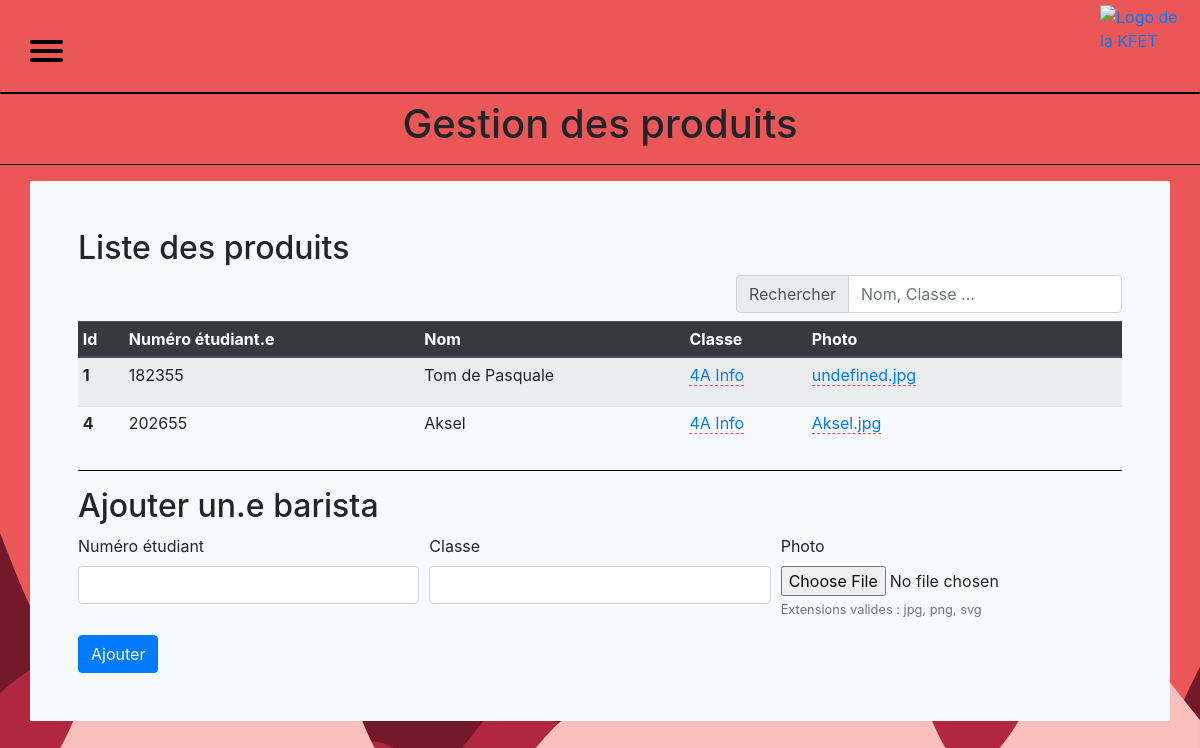
The page /administrate_baristas.php on the database as committed earlier.
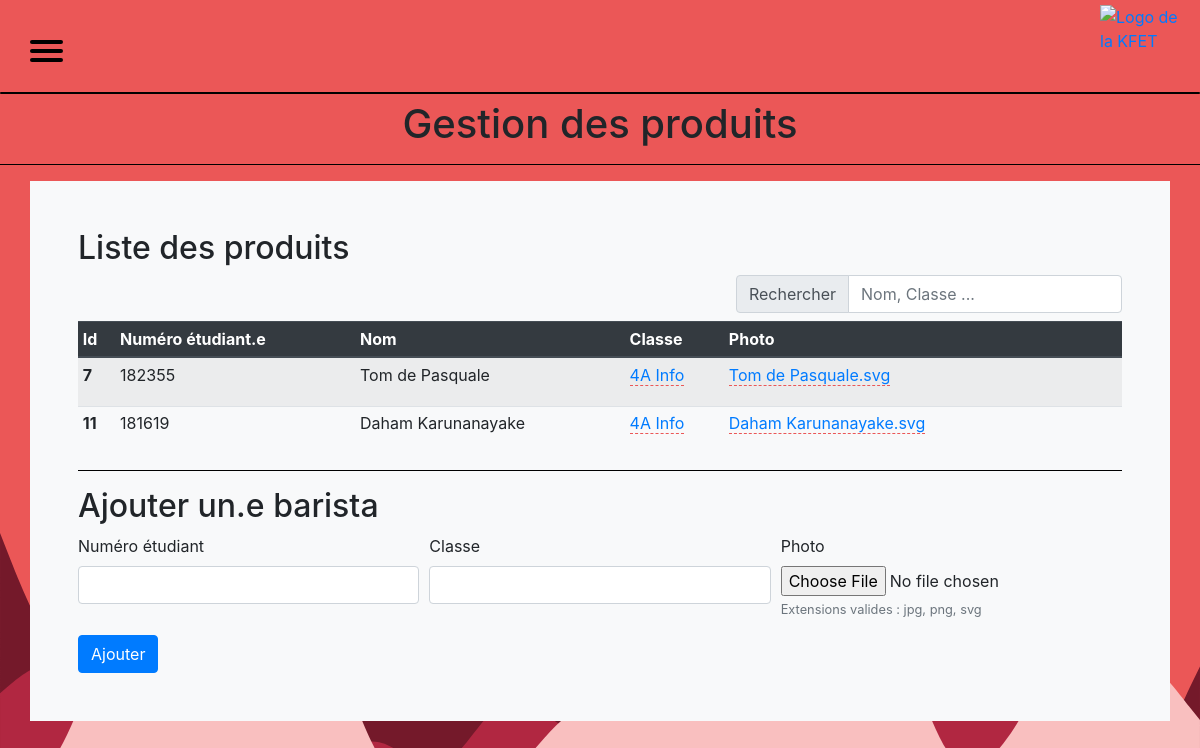
The same page on the database as committed later.
### tables this page shows
CREATE TABLE IF NOT EXISTS `baristas` (
  `id` int(11) NOT NULL AUTO_INCREMENT,
  `user_id` int(11) NOT NULL,
  `class` char(255) NOT NULL DEFAULT '',
  `photo` char(255) NOT NULL DEFAULT 'undefined.jpg',
  PRIMARY KEY (`id`)
);

CREATE TABLE IF NOT EXISTS `users` (
  `id` int(11) NOT NULL AUTO_INCREMENT,
  `student_number` mediumint(9) NOT NULL,
  `password` varchar(255) NOT NULL DEFAULT '',
  `username` varchar(255) NOT NULL,
  `bdlc_member` tinyint(1) NOT NULL DEFAULT '0' COMMENT 'Boolean',
  `auth_level` tinyint(4) NOT NULL DEFAULT '0' COMMENT '[0 = basic user | 1 = barista | 2 = admin]',
  `credit` decimal(10,2) NOT NULL DEFAULT '0.00',
  `activated` tinyint(1) NOT NULL DEFAULT '0' COMMENT 'Boolean',
  PRIMARY KEY (`id`)
);

### administrate_baristas.php (the view, shortened to what this page needs)
<!DOCTYPE html>
<html>
<head>
    <?php include('templates/head.php') ?>
    <?php include('templates/administrate_includes.php') ?>
    <link rel="stylesheet" type="text/css" href="css/administrate.css"/>
</head>
<body>
    <?php include('templates/nav.php') ?>
    <main>
        <h1 class="text-center">Gestion des produits</h1>
        <hr>
        <div class="container bg-light p-5">
            <div>
                <h2>Liste des produits</h2>
                <form class="float-right mb-2">
                    <div class="input-group">
                        <div class="input-group-prepend">
                            <label class="input-group-text" for="i-search">Rechercher</label>
                        </div>
                        <input id="i-search" class="form-control filter" data-tablefilter="#table" type="search" placeholder="Nom, Classe ...">
                    </div>
                </form>
                <table id="table" class="table table-hover table-sm sortable-table table-striped bg-light administrate-table">
                    <thead class="thead-dark">
                        <tr>
                            <th scope="col">Id</th>
                            <th scope="col">Numéro étudiant.e</th>
                            <th scope="col" class="sortable">Nom</th>
                            <th scope="col" class="sortable">Classe</th>
                            <th scope="col">Photo</th>
                            <th></th>
                        </tr>
                    </thead>
                    <tbody>
<?php
    $mysqli = connectToDatabase();
    $req = 'SELECT b.id, b.class, b.photo, u.username, u.student_number FROM baristas b INNER JOIN users u ON b.user_id = u.id';
    if($result = $mysqli->query($req)) {
        while($barista = $result->fetch_assoc()) {
?>
                        <tr>
                            <th scope="row"><?php echo htmlspecialchars($barista['id']); ?></th>
                            <td><?php echo htmlspecialchars($barista['student_number']); ?></td>
                            <td><?php echo htmlspecialchars($barista['username']); ?></td>
                            <td>
                                <a href="#" class="barista-class" data-pk="<?php echo htmlspecialchars($barista['id']); ?>">
                                    <?php echo htmlspecialchars($barista['class']); ?>
                                </a>
                            </td>
                            <td>
                                <a href="#" class="barista-photo" data-pk="<?php echo htmlspecialchars($barista['id']); ?>">
                                    <?php echo htmlspecialchars($barista['photo']); ?>
                                </a>
                            </td>
                            <td>
                            </td>
                        </tr>
<?php
        }
    }
?>
                    </tbody>
                </table>
            </div>
            <hr>
            <div class="bg-light">
                <h2>Ajouter un.e barista</h2>
                <form id="add-barista-form" autocomplete="off" enctype="multipart/form-data" method="post" action="lib/admin/barista_add.php">
                    <div class="form-row">
                        <div class="form-group col">
                            <label for="i-barista-sutdent-number">Numéro étudiant</label>
                            <input class="form-control" type="number" id="i-barista-sutdent-number" list="student_numbers" name="student_number" required>
                        </div>
                        <div class="form-group col">
                            <label for="i-barista-class">Classe</label>
                            <input class="form-control" type="text" id="i-barista-class" name="class" required>
                        </div>
                        <div class="form-group col">
                            <label class="" for="i-product-image">Photo</label>
                            <input class="form-control-file" type="file" id="i-barista-photo" name="photo" required>
                            <small class="form-text text-muted">Extensions valides : jpg, png, svg</small>
                        </div>
                    </div>
                    <button id="add-product-submit" type="submit" class="btn btn-primary" name="submit">Ajouter</button>
                </form>
            </div>
        </div>
    </main>
</body>
</html>

### templates/head.php (shortened to what this page needs)
<link rel="stylesheet" href="https://use.fontawesome.com/releases/v5.15.4/css/all.css">
	<link rel="stylesheet" href="plugins/Bootstrap-4.5.2/css/bootstrap.min.css">
<link rel="stylesheet" type="text/css" href="css/global.css" />

### templates/administrate_includes.php (shortened to what this page needs)
<link href="plugins/X-editable-1.5.3/css/bootstrap-editable.css" rel="stylesheet"/>
<link rel="stylesheet" type="text/css" href="plugins/X-editable-file-1.0/css/x-editable-file.css">
<link href="plugins/Iconic/font/css/open-iconic-bootstrap.min.css" rel="stylesheet">

### templates/nav.php (shortened to what this page needs)
<nav role="navigation" id="nav">
  <div id="menuToggle">
    <span></span>
    <span></span>
    <span></span>
  </div>
  <a href="index.php">
    <img class="logo" src="res/icon.svg" alt="Logo de la KFET">
  </a>
  <span id="navspan"></span>
</nav>

### css/global.css (style rules this page uses)
:root { --nav-menu-height: 100px; }
nav { position : fixed; top: 0; height: var(--nav-menu-height); width: 100%; z-index: 20; background: var(--color-primary); }
nav .logo { position: absolute; top: 5px; right: 20px; height: 80px; width: 80px; z-index: 2; }
#menuToggle { display: block; position: relative; top: 40px; margin-left: 30px; -webkit-user-select: none; user-select: none; }
#menuToggle span { display: block; width: 33px; height: 4px; margin-bottom: 5px; position: relative; background: var(--color-menu-span-burger); border-radius: 3px; z-index: 1; transform-origin: 4px 0px; transition: transform 0.5s cubic-bezier(0.77,0.2,0.05,1.0), background 0.5s cubic-bezier(0.77,0.2,0.05,1.0), opacity 0.3s ease; }
#menuToggle span:nth-last-child(2) { transform-origin: 0% 100%; }
#navspan { height: 2px; background: black; width: 100%; margin-top: 65px; display: block; position: absolute; border-radius: 3px; z-index: 2; }
body { background: var(--color-primary); background-image: url("../res/wave (1).svg"),url("../res/wave.svg"),url("../res/wave (2).svg"); background-repeat: no-repeat; background-attachment: fixed; background-size: 100% auto; background-position: bottom; animation-name: moving-bg; animation-iteration-count: infinite; animation-duration: 5s; animation-direction: alternate; animation-timing-function: ease-in-out; }
hr { width: 100%; background-color: black; }
.float-right { float: right; }
.form-row { display: flex; flex-wrap: nowrap; flex-direction: row; justify-content: space-evenly; }

### css/administrate.css (style rules this page uses)
main { margin-top: var(--nav-menu-height); }
.sortable { cursor: pointer; user-select: none; }
.table .thead-dark { z-index: 0; }

### css/theme.css (style rules this page uses)
* { padding: 0; margin: 0; text-decoration: none; list-style: none; box-sizing: border-box; --color-primary: #eb5757; --color-secondary: #f9bfbf; --color-tertiary: #b12741; --color-quaternary: #74192a; --color-font-text: black; --color-menu-background: #ededed; --color-menu-font-text: black; --color-menu-font-text-hover: var(--color-tertiary); --color-menu-span-burger: black; }

### css/typography.css (style rules this page uses)
* { --menu-font-family : "Avenir Next", "Avenir", sans-serif; --menu-font-size: 15px ; --menu-font-weight: regular; --form-header-font-family : "Oswald", sans-serif; --form-header-font-size: 25px ; --form-header-font-weight: regular; --form-label-font-size: 15px; --form-label-font-weight: regular; --form-button-font-size: 15px; }

Rows that differ between the two databases and show on the page:
removed baristas: id "1", user.student_number "182355", user.username "Tom de Pasquale", class "4A Info", photo "undefined.jpg"
removed baristas: id "4", user.student_number "202655", user.username "Aksel", class "4A Info", photo "Aksel.jpg"
added baristas: id "7", user.student_number "182355", user.username "Tom de Pasquale", class "4A Info", photo "Tom de Pasquale.svg"
added baristas: id "11", user.student_number "181619", user.username "Daham Karunanayake", class "4A Info", photo "Daham Karunanayake.svg"
